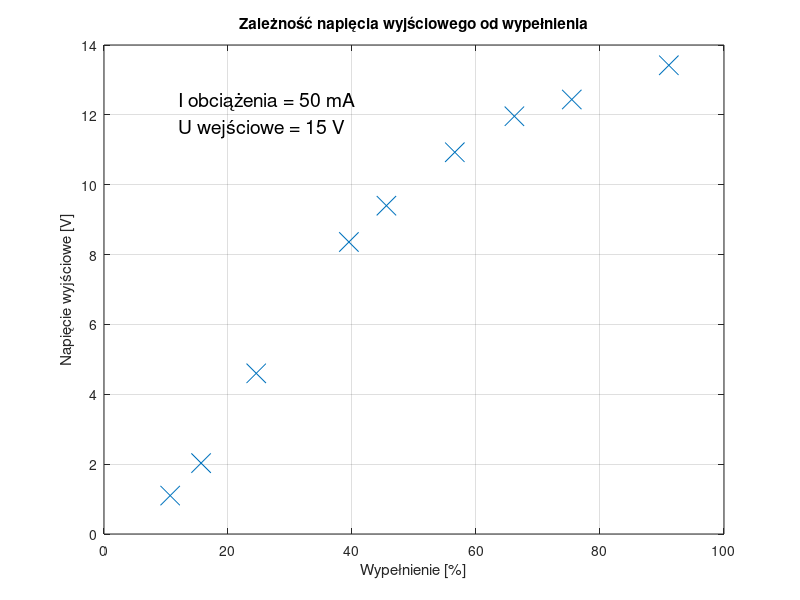

Here is the MATLAB script that generated this plot: (Note: this script raises an error after producing the figure.)
% ------------ STEP-DOWN ------------

% 1.
% L4, C4
% Prąd ciągły 90us ->

clr = ["#D95319" "#EDB120" "#7E2F8E" "#77AC30" "#4DBEEE" "#A2142F"];

T_1 = 112.4e-6;
Uin_1 = 15;
Iob_1 = 50e-3;
Tgora_1 = [102.4, 84.8, 74.4, 63.6, 44.4, 27.6, 17.6, 12, 51.2]*10^(-6);
Duty_1 = (Tgora_1/T_1)*100;
Uout_1 = [13.42, 12.44, 11.96, 10.93, 8.36, 4.6, 2.03, 1.1, 9.4];

prcg_1 = (90e-6/T_1)*100;

figure(1)
plot(Duty_1,Uout_1, 'LineStyle','none', 'Marker','x', 'MarkerSize',14)
grid on
ylabel("Napięcie wyjściowe [V]")
xlabel("Wypełnienie [%]")
title("Zależność napięcia wyjściowego od wypełnienia")
text(12,12, {"I obciążenia = 50 mA ","U wejściowe = 15 V"}, 'FontSize',14)
xline(prcg_1)
text(50, 3,"  Prąd ciągły \rightarrow", "FontSize",14)


% 2. 
% L4, C4
% Prąd ciągły 55.3mA ->

Uin_2 = 15;
T_2 = 112.4e-6;
Tgora_2 = 83.2e-6;
Duty_2 = (Tgora_2/T_2)*100;

Uout_2 = [12.49, 12.33, 12.12, 11.89, 11.42, 10.67, 10.51, 10.38, 10.28];
Iout_2 = [44.8, 49, 56.3, 65.1, 73.6, 86.8, 115.7, 154, 185.9];%*10^(-3);

figure(2)
plot(Iout_2,Uout_2, 'LineStyle','none', 'Marker','x', 'MarkerSize',14)
grid on
ylabel("Napięcie wyjściowe [V]")
xlabel("Prąd obciążenia [mA]")
title("Zależność napięcia wyjścia od prądu obciążenia")
text(120,12, {"Wypełnienie = 74 % ","U wejściowe = 15 V"}, 'FontSize',14)
xline(55.3)
text(57, 11,"Prąd ciągły \rightarrow", "FontSize",14)

% 3.1
% L4, C4
% Prąd ciągły 61mA ->
Uin_3 = 12;
T_3 = 113.6e-6;
Uout_3_1 = 8.64;
Tgora_3_1 = [53.6, 59.2, 62, 68.4, 83.6, 84.4, 86.4, 87.6]*10^(-6);
Duty_3_1 = 100*Tgora_3_1/T_3;
Iout_3_1 = [30.9, 36.7, 42.6, 54.3, 71.2, 94, 135.2, 183];%*10^(-3);

% 3.2
% Prąd ciągły 83mA ->
Uout_3_2 = 6;
Tgora_3_2 = [30, 33.2, 34.4, 38, 42.8, 46.8, 54, 57.2, 60.8, 63.2]*10^(-6);
Iout_3_2 = [21.5, 25.6, 29.4, 37.7, 46.2, 58.1, 75, 85.3, 106.8, 181.6];%*10^(-3);
Duty_3_2 = 100*Tgora_3_2/T_3;

% 3.3
% Prąd ciągły 73.6mA ->
Uout_3_3 = 4.2;
Tgora_3_3 = [18.8, 29.4, 22.8, 24.8, 28, 30, 34, 38.8, 43.6, 45.6]*10^(-6);
Iout_3_3 = [25.3, 17.9, 22.7, 28.11, 33.9, 38.3, 50.6, 65.4, 83.5, 108.8];%*10^(-3);
Duty_3_3 = 100*Tgora_3_3/T_3;

% 3.4
% Prąd ciągły 70mA ->
Uout_3_4 = 3;
Tgora_3_4 = [12, 14, 14.8, 16.4, 18.8, 22.4, 26.4, 30, 32, 32.8, 32.4]*10^(-6);
Iout_3_4 = [10.6, 14, 16.8, 20.7, 25.4, 35.9, 49.1, 63.7, 69.5, 103.9, 77.5];%*10^(-3);
Duty_3_4 = 100*Tgora_3_4/T_3;

figure(3)
plot(Duty_3_1,Iout_3_1, 'LineStyle','none', 'Marker','x', 'MarkerSize',14, 'Color',clr(1))
hold on
plot(Duty_3_2,Iout_3_2, 'LineStyle','none', 'Marker','x', 'MarkerSize',14, 'Color',clr(2))
plot(Duty_3_3,Iout_3_3, 'LineStyle','none', 'Marker','x', 'MarkerSize',14, 'Color',clr(3))
plot(Duty_3_4,Iout_3_4, 'LineStyle','none', 'Marker','x', 'MarkerSize',14, 'Color',clr(4))
ylabel("Prąd obciążenia [mA]")
xlabel("Wypełnienie [%]")
title("Zależność prądu obciążenia od wypełnienia")
grid on
yline(61,'Color',clr(1))
yline(83, 'Color',clr(2))
yline(73.6,'Color',clr(3))
yline(70,'Color',clr(4))
legend("Uout = 8,64 [V]","Uout = 6 [V]", "Uout = 4,2 [V]","Uout = 3 [V]",'','','','','Location','northwest' )
text(20,120,'Prąd ciągły \uparrow', 'FontSize',14)


% 4.1
% L1, C1
T_4 = 113.6e-6;
Uin_4 = 12;
Tgora_4 = 83e-6;
Iout_4_1 = [22.3, 26, 28.8, 35.4, 44.1, 55.8, 81, 126]*10^(-3);
A_4_1 = [102, 110, 118, 122, 128, 130, 152, 152]*10^(-3); % tętnienia
Duty_4 = Tgora_4*100/T_4;

% 4.2
% L1, C2
% Prąd nieciągły
Iout_4_2 = [41.8, 50.5, 64.6, 91.7, 126.2, 167.8];%*10^(-3);
A_4_2 = [252, 284, 348, 468, 612, 764]*10^(-3);
Uout_4_2 = [11.63, 11.55, 11.44, 11.22, 10.96, 10.65];

% 4.3
% L1, C3
% Prąd nieciągły
Iout_4_3 = [42, 50.6, 65.2, 82, 101.2, 144.7, 123.1];%*10^(-3);
A_4_3 = [476, 552, 684, 836, 1000, 1400, 1230]*10^(-3);
Uout_4_3 = [11.68, 11.61, 11.51, 11.39, 11.26, 10.96, 11.11];

% 4.4
% L1, C4
Iout_4_4 = [42, 52.7, 60, 76.2, 98.4, 165.6];%*10^(-3);
A_4_4 = [2.64,3.20, 3.44, 4.12, 4.92, 6.88];
Uout_4_4 = [11.69, 11.6, 11.55, 11.43, 11.25, 10.75];

% 4.5
% L1, C4
Iout_4_5 = [32.5, 42.5, 56.5, 78.6, 100.4, 101.6];%*10^(-3);
A_4_5 = [290, 320, 350, 374, 402, 412]*10^(-3);
Uout_4_5 = [9.04, 8.36, 8.12, 8.05, 7.92, 7.85];

figure(4)
plot(Iout_4_5,100*A_4_5./Uout_4_5, 'LineStyle','none', 'Marker','x', 'MarkerSize',14, 'Color',clr(1))
hold on
plot(Iout_4_2,100*A_4_2./Uout_4_2, 'LineStyle','none', 'Marker','x', 'MarkerSize',14, 'Color',clr(2))
plot(Iout_4_3,100*A_4_3./Uout_4_3, 'LineStyle','none', 'Marker','x', 'MarkerSize',14, 'Color',clr(3))
%plot(Iout_4_4,100*A_4_4./Uout_4_4, 'LineStyle','none', 'Marker','x', 'MarkerSize',14, 'Color',clr(4))
xlabel("Prąd obciążenia [mA]")
ylabel("Wspólczynnik tętnień [%]")
grid on
legend("C4", "C2","C3", "Location","northwest")
title("Zależność współczynnika tętnień od prądu obciążenia")
text(30,8,{"Wypełnienie = 73 %","Częstotliwość = 8,8 kHz"},'FontSize',14)



% 5.1
% C1
Iout_5 = 73e-3;
f_5_1 = [6.35, 7.39, 9.7, 13.92, 18.43, 29.19, 48, 110];%*10^3;
A_5_1 = [372, 348, 300, 232, 197, 162, 110, 52]*10^(-3);
Uout_5_1 = [11.05, 10.93, 10.68, 10.21, 9.75, 9.05, 7.33, 5.8];


% 5.2
% C2
f_5_2 = [6.35, 7.42, 9.15, 14.62, 21.73, 36.32, 110];%*10^3;
A_5_2 = [716, 636, 528, 348, 232, 151, 52]*10^(-3);
Uout_5_2 = [11.17, 11.02, 10.81, 10.18, 9.47, 8.23, 5.81];

% 5.3
% C3
f_5_3 = [6.35, 8.1, 11.5, 17, 28, 46.3, 110];%*10^3;
A_5_3 = [1500, 1180, 812, 552, 338, 176, 66]*10^(-3);
Uout_5_3 = [11.37, 11.07, 10.62, 10.03, 9.05, 7.62, 5.82];

% 5.4
% C4
f_5_4 = [6.35, 7.3, 10, 15.4, 25.56, 59.2 110];%*10^3;
A_5_4 = [8640, 6040, 4020, 2670, 930, 570, 256]*10^(-3);
Uout_5_4 = [10.3, 11.05, 11.2, 10.53, 9.51, 7.41, 5.82];


figure(5)
plot(f_5_1,100*A_5_1./Uout_5_1, 'LineStyle','-.', 'Marker','x', 'MarkerSize',10, 'Color',clr(1))
hold on
plot(f_5_2,100*A_5_2./Uout_5_2, 'LineStyle','-.', 'Marker','x', 'MarkerSize',10, 'Color',clr(2))
plot(f_5_3,100*A_5_3./Uout_5_3, 'LineStyle','-.', 'Marker','x', 'MarkerSize',10, 'Color',clr(3))
plot(f_5_4,100*A_5_4./Uout_5_4, 'LineStyle','-.', 'Marker','x', 'MarkerSize',10, 'Color',clr(4))
xlabel("Częstotliwość [kHz]")
ylabel("Wspólczynnik tętnień [%]")
grid on
legend("C1", "C2","C3","C4", "Location","northwest")
title("Zależność współczynnika tętnień od częstotliwości")
text(40,40,{"Prąd obciążenia = 73 mA"},'FontSize',14)


% 6.1
T_6 = 95.2e-6;
Iout_6 = 60.5e-3;
Uin_6 = 12;
Tgora_6_1 = [14.4, 36, 64, 77.6, 86]*10^(-6);
A_6_1 = [156, 284, 192, 156, 116]*10^(-3);
Uout_6_1 = [3.05, 9.58, 11.19, 11.44, 11.53];

% 6.2
Tgora_6_2 = [13.6, 30.4, 56, 76.8, 83.2]*10^(-6);
A_6_2 = [1720, 3700, 2630, 1940, 1600]*10^(-3);
Uout_6_2 = [3.7, 10.03, 11.43, 11.62, 11.66];

figure(6)
plot(100*Tgora_6_1/T_6,100*A_6_1./Uout_6_1, 'LineStyle','-.', 'Marker','x', 'MarkerSize',10, 'Color',clr(1))
hold on
plot(100*Tgora_6_2/T_6,100*A_6_2./Uout_6_2, 'LineStyle','-.', 'Marker','x', 'MarkerSize',10, 'Color',clr(2))
xlabel("Wypełnienie [%]")
ylabel("Wspólczynnik tętnień [%]")
title("Zależność współczynnika tętnień od wypełnienia")
grid on
legend("C1", "C4", "Location","northwest")
text(40,40,{"Prąd obciążenia = 60,5 mA", "Częstotliwość = 10,5 kHz", "Napięcie wejściowe = 12 V"},'FontSize',14)

% Sprzężenie
% 7.
Iout_7 = 32.2e-3;
Uin_7 = [7.5, 9.2, 11.8, 14.6, 19.5, 28.8];
Tgora_7 = [117, 78, 65, 62, 59.2, 47.6]*10^(-6);
T_7 = [145, 102, 103, 83, 81.6, 68.8];

% 8.
Uin_8 = 12;
Iout_8 = [17.7, 22.6, 50.3, 72.9, 111.4]*10^(-3);
Tgora_8 = [10.4, 13, 77.6, 84, 103]*10^(-6);
T_8 = [16.9, 19.2, 124.4, 143, 188]*10^(-6);
